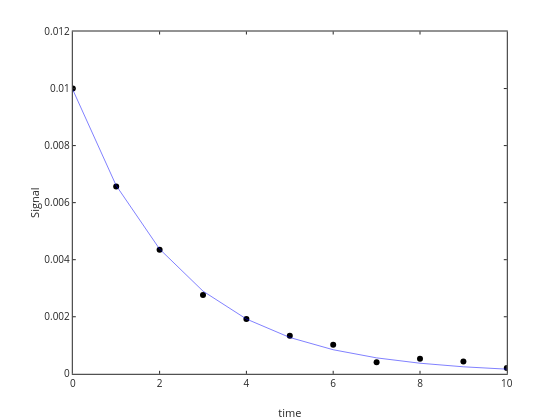

This figure's notebook cell:
### Code cell
% now best fit

options = optimset('Display','iter','TolFun',1e-4,'TolX',1e-4);

pbest=fminsearch(@(p) errorfunction(p,N,t),ptst,options)

Nbst=firstorderdecay(t,pbest(1),pbest(2)); 

plot(t,N,'ko',t,Nbst,'b-')
xlabel('time'); ylabel('Signal')

### Figure 1 — Plotly figure (JSON) as saved in the notebook; plotly's stock layout.template omitted (floating-point values rounded to 4 significant figures)
{"data": [{"line": {"color": "rgb(0, 0, 0)", "width": 0.5}, "marker": {"color": "rgb(0, 0, 0)", "line": {"color": "rgb(0, 0, 0)"}, "size": 6, "symbol": "circle"}, "mode": "markers", "name": "", "showlegend": false, "type": "scatter", "visibility": true, "x": [0, 1, 2, 3, 4, 5, 6, 7, 8, 9, 10], "xaxis": "x", "y": [0.01, 0.006568, 0.00435, 0.00276, 0.001918, 0.001338, 0.001017, 0.0004006, 0.0005252, 0.0004344, 0.0002069], "yaxis": "y"}, {"line": {"color": "rgb(0,0,255)", "dash": "solid", "width": 0.5}, "marker": {"color": "rgb(0,0,255)", "line": {"color": "rgb(0,0,255)"}, "size": 6, "symbol": "none"}, "mode": "lines", "name": "", "showlegend": false, "type": "scatter", "visibility": true, "x": [0, 1, 2, 3, 4, 5, 6, 7, 8, 9, 10], "xaxis": "x", "y": [0.009957, 0.006599, 0.004373, 0.002898, 0.001921, 0.001273, 0.0008435, 0.000559, 0.0003704, 0.0002455, 0.0001627], "yaxis": "y"}], "layout": {"height": 420, "hovermode": "closest", "margin": {"b": 0, "l": 0, "r": 0, "t": 0}, "plot_bgcolor": "rgba(0, 0, 0, 0)", "showlegend": false, "width": 560, "xaxis": {"anchor": "y", "autorange": false, "domain": [0.13, 0.905], "exponentformat": "none", "gridcolor": "rgba(38,38,38,0.15)", "gridwidth": 1, "linecolor": "rgb(38,38,38)", "linewidth": 1, "mirror": "ticks", "range": [0, 10], "showgrid": false, "showline": true, "side": "bottom", "spikedash": "solid", "spikemode": "across", "spikesides": false, "spikethickness": 1, "tickangle": 0, "tickcolor": "rgb(38,38,38)", "tickfont": {"color": "rgb(38,38,38)", "size": 10}, "ticklen": 3, "ticks": "inside", "ticktext": ["0", "2", "4", "6", "8", "10"], "tickvals": [0, 2, 4, 6, 8, 10], "title": {"font": {"color": "rgb(38,38,38)", "size": 11}, "text": "time"}, "type": "linear", "visible": true, "zeroline": false}, "yaxis": {"anchor": "x", "autorange": false, "domain": [0.11, 0.925], "exponentformat": "none", "gridcolor": "rgba(38,38,38,0.15)", "gridwidth": 1, "linecolor": "rgb(38,38,38)", "linewidth": 1, "mirror": "ticks", "range": [0, 0.012], "showgrid": false, "showline": true, "side": "left", "spikedash": "solid", "spikemode": "across", "spikesides": false, "spikethickness": 1, "tickangle": 0, "tickcolor": "rgb(38,38,38)", "tickfont": {"color": "rgb(38,38,38)", "size": 10}, "ticklen": 3, "ticks": "inside", "ticktext": ["0", "0.002", "0.004", "0.006", "0.008", "0.01", "0.012"], "tickvals": [0, 0.002, 0.004, 0.006, 0.008, 0.01, 0.012], "title": {"font": {"color": "rgb(38,38,38)", "size": 11}, "text": "Signal"}, "type": "linear", "visible": true, "zeroline": false}}}
